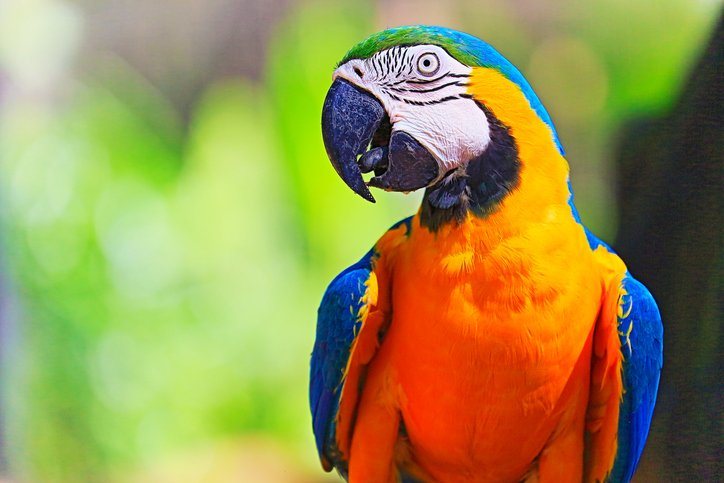
%> input picture Images/Parrot.jpg, 724 x 483 px
$ octave Main_Code.m   (GNU Octave 9; MATLAB toolbox functions it lacks are replaced by stand-ins)
%> lines starting %> are read from the running program, lines starting %| are printed output that depends on the picture; in (x1, y1, x2, y2) boxes, pixels count from 0 and x2, y2 are one past the last pixel; in counts of white or black regions, pixels touching at a corner belong together; the program's own positions count from 1
clear all, close all,clc
A = imread('Parrot.jpg');
%> A is the input picture: size 483x724x3 uint8; mean R, G, B 153.2, 146, 80.3
% A = imread('Rabbit.jpg');
% A = imread('city.jpg');
figure(3)
imshow(A)
Abw2=rgb2gray(A);
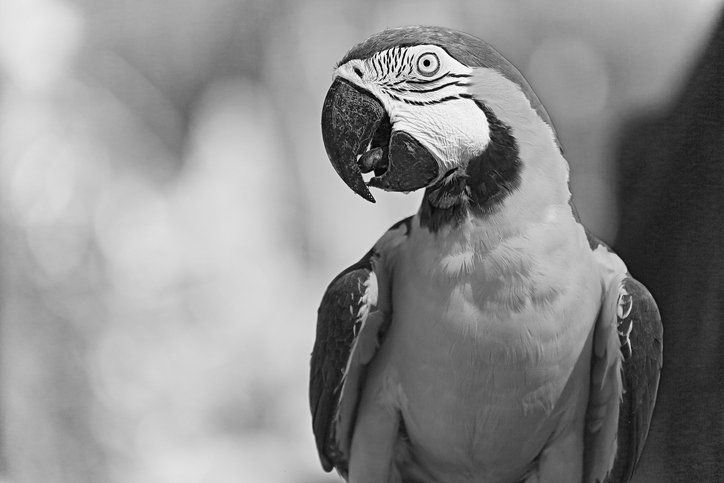
%> Abw2: size 483x724 uint8; min 0, max 255, mean 140.7
[nx,ny] = size(Abw2);
%> nx = 483; ny = 724
figure(1),subplot(2,2,1), imshow(Abw2)
title('Original Image','FontSize',16)
transformed = fft2(Abw2);
F= log(abs(fftshift(transformed))+1);
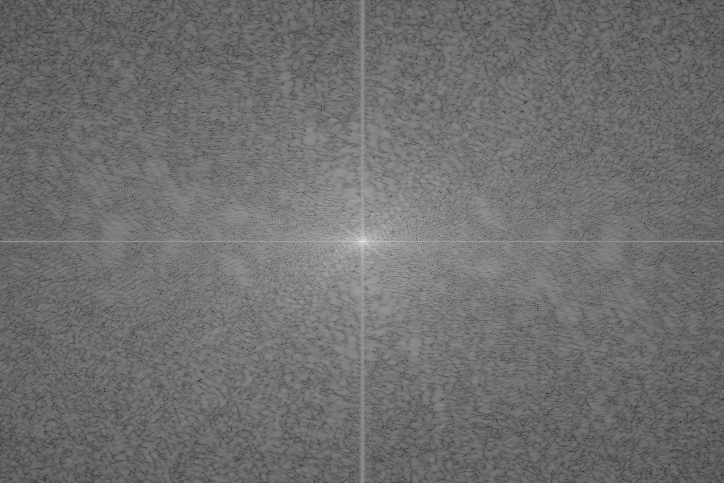
%> F: size 483x724 double; min 0.68, max 17.71, mean 8.12; drawn with min black and max white
F = mat2gray(F);
figure(4)
imshow(F);
count_pic = 2;
for thresh = 0.1*[0.001 0.005 0.01] * max(abs(transformed(:)))
    ind=abs(transformed)>thresh;
    count =sum(ind(:));
    AhatFilt = transformed.*ind;
    percent=count/(nx*ny)*100;
    Afilt = uint8(ifft2(AhatFilt));
    figure(1), subplot(2,2,count_pic)
    imshow(Afilt);
    count_pic = count_pic + 1;
    drawnow
    title([num2str(percent) '% of FFT basis'],'FontSize',14)
end
%> this loop made 3 passes
%> (thresh, count, percent) on passes 1 to 3: (4918.7, 111528, 31.89), (24593.6, 12474, 3.57), (49187.2, 3763, 1.08)
%> pass 1, `ind=abs(transformed)>thresh;`:
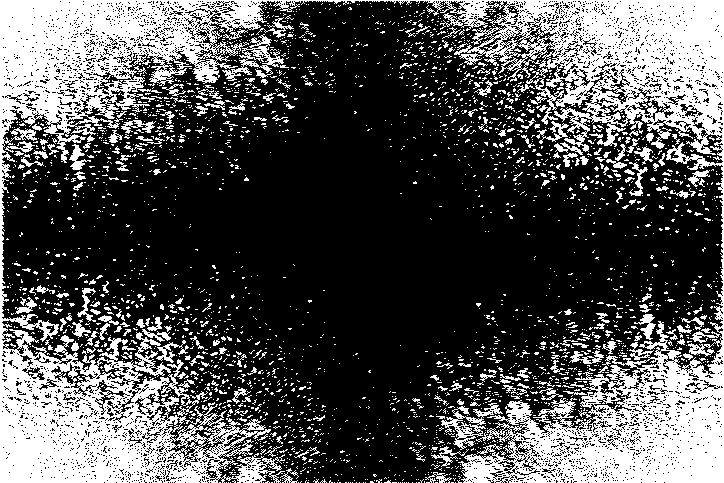
%> ind: size 483x724 logical; 31.9% white; 2942 white regions (2721 under 20 px), largest, box (x1, y1, x2, y2) and area: (0, 0, 724, 483) 88201, (222, 34, 284, 81) 822, (441, 403, 503, 450) 822
%> pass 2, `ind=abs(transformed)>thresh;`:
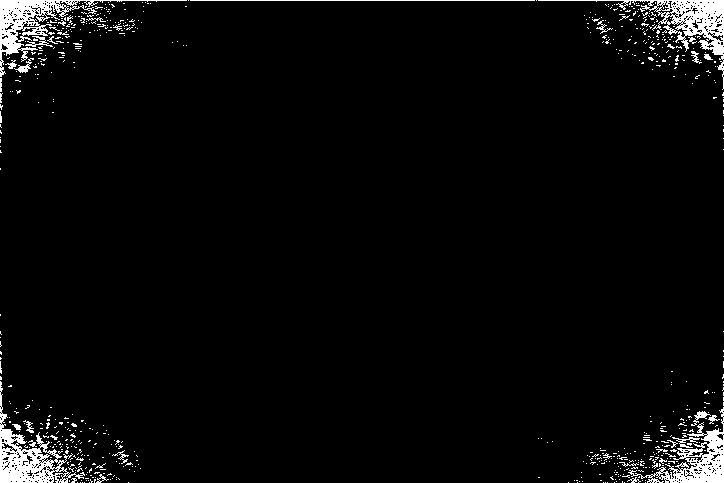
%> ind: size 483x724 logical; 3.6% white; 677 white regions (645 under 20 px), largest, box (x1, y1, x2, y2) and area: (538, 0, 724, 90) 2394, (0, 0, 187, 77) 2254, (0, 381, 85, 483) 2242
%> after the loop:
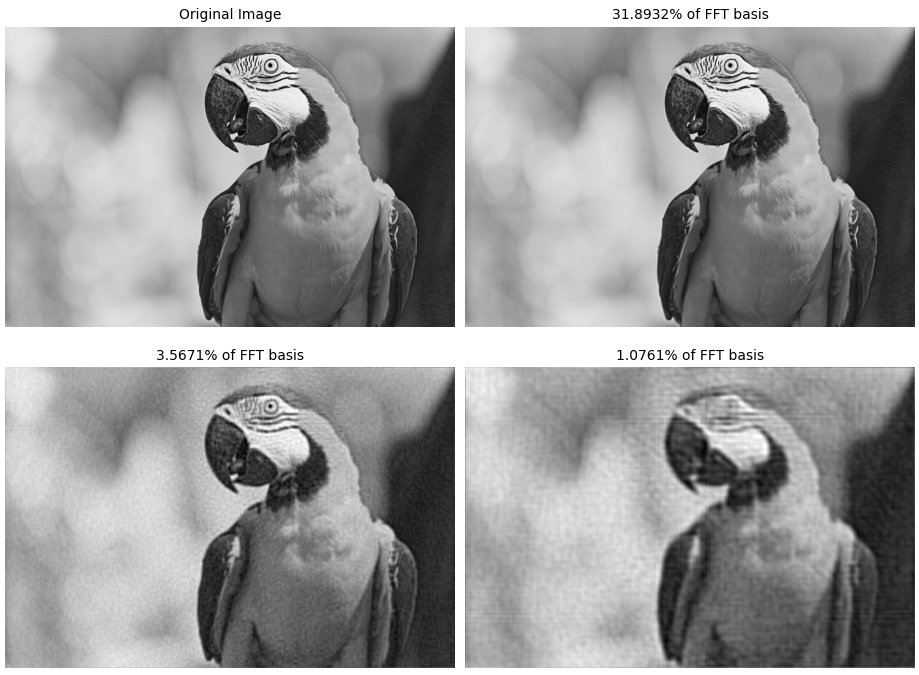
%> figure redrawn from the program's plot data, 4 panels
figure(5),subplot(2,2,1)
Anew = imresize(Abw2,.1);
surf(double(Anew));
title('original image');

figure(5),subplot(2,2,2)
Anew = imresize(F,.1);
%> Anew: size 49x73 double
surf(double((Anew)));
title('Fourier Transformed');

figure(5),subplot(2,2,3)
Anew = imresize((abs(AhatFilt)),.1);
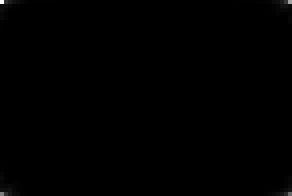
%> Anew: size 49x73 double (shown 4 times larger); min -782.9, max 813820.2, mean 1355.2; drawn with min black and max white
surf(double((Anew)));
title('After Truncated');

figure(5),subplot(2,2,4)
Anew = imresize(Afilt,.1);
%> Anew: size 49x73 uint8
surf(double((Anew)));
title('Filtred image');
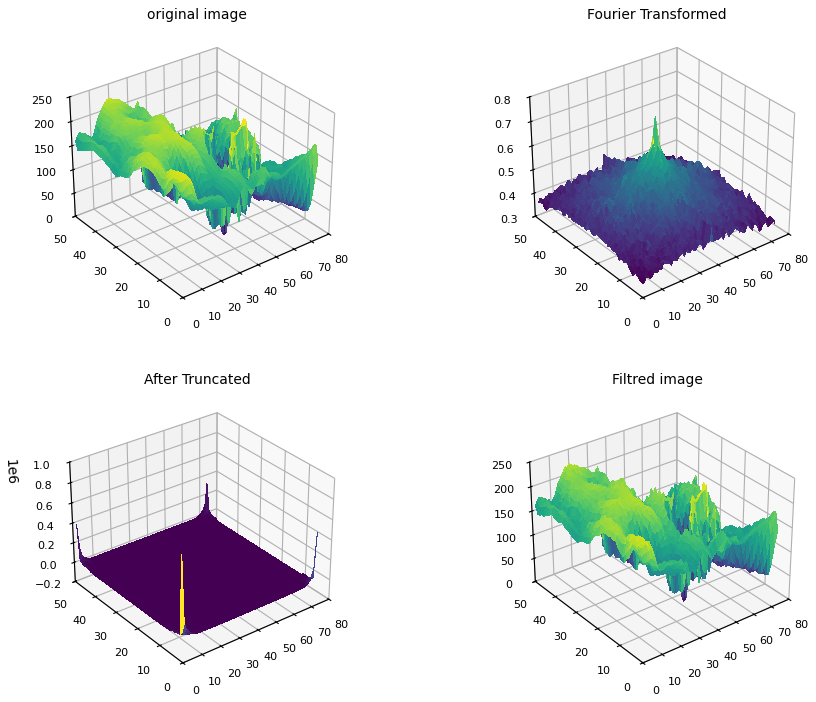
%> figure redrawn from the program's plot data, 4 panels
imwrite(Abw2,'beforefiltring.jpg');
imwrite(AhatFilt,'filtred.jpg');

$ run again, with Images/Rabbit.jpg copied over Images/Parrot.jpg
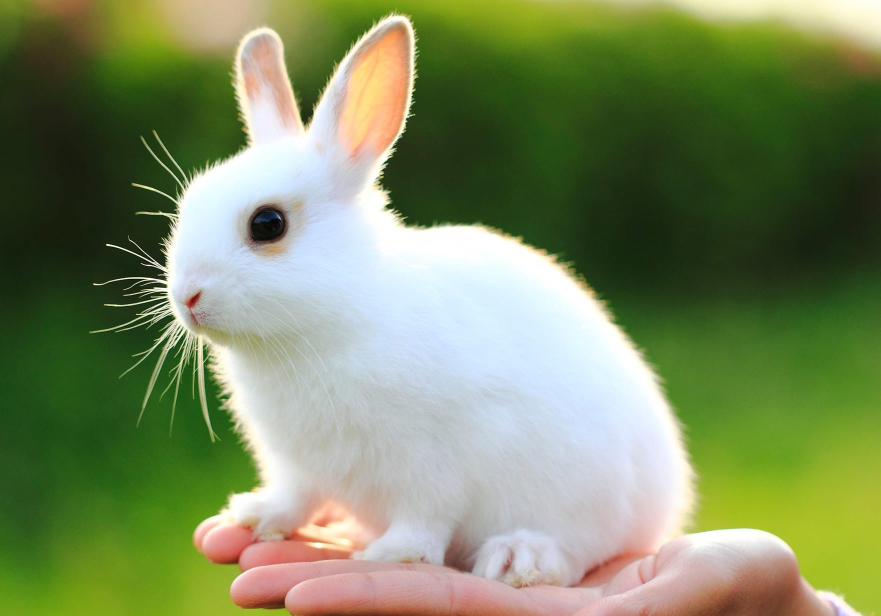
%> input picture Images/Rabbit.jpg, 1761 x 1232 px (shown at 1/2 size)
%> A is the input picture: size 1232x1761x3 uint8; mean R, G, B 124.2, 138.9, 97.2
%> the loop `for thresh = 0.1*[0.001 0.005 0.01] * max(abs(transformed(:)))` made 3 passes
%> (thresh, count, percent) on passes 1 to 3: (28151.4, 110356, 5.09), (140756.8, 8621, 0.397), (281513.7, 3327, 0.153)
%> pass 1, `ind=abs(transformed)>thresh;`:
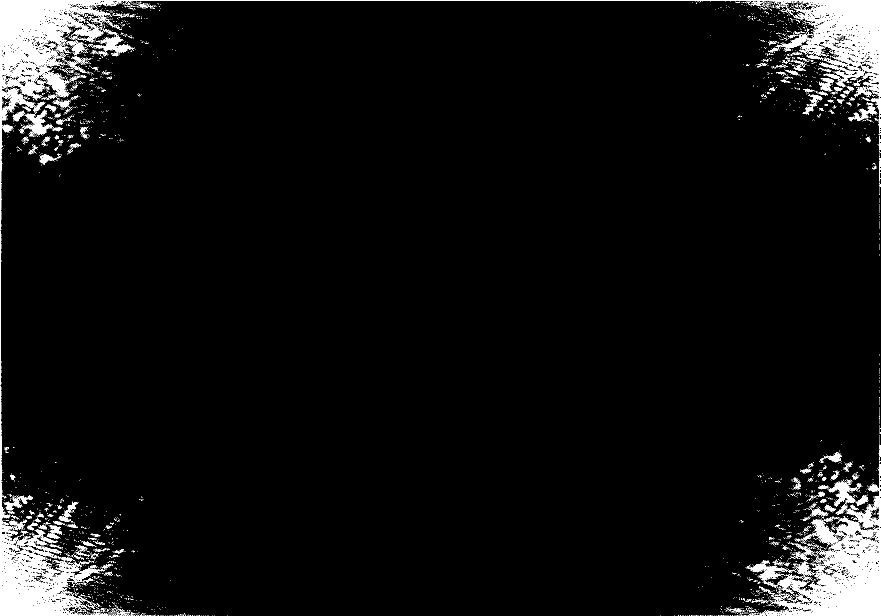
%> ind: size 1232x1761 logical (shown at 1/2 size); 5.1% white; 3424 white regions (3224 under 20 px), largest, box (x1, y1, x2, y2) and area: (0, 0, 1761, 461) 42526, (1516, 927, 1761, 1232) 22238, (0, 772, 217, 1232) 18284
%> `title('Filtred image');`:
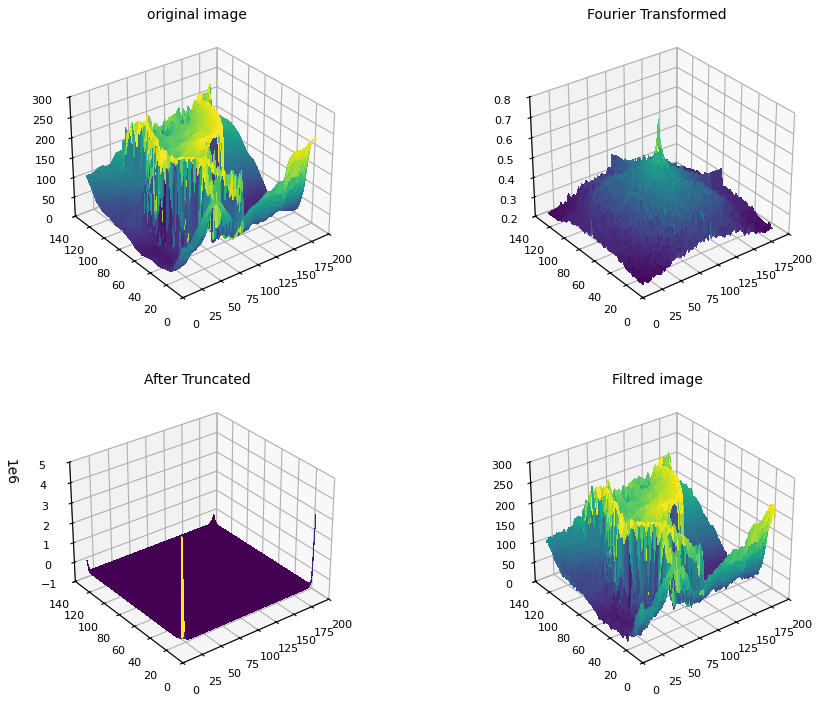
%> figure redrawn from the program's plot data, 4 panels
